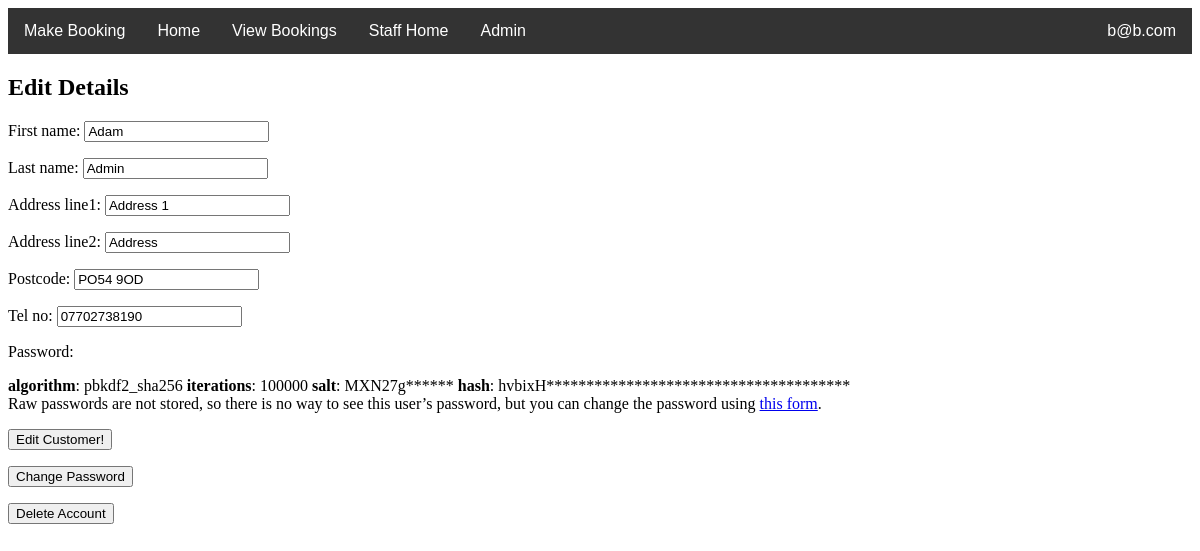
The page /ParkEasy/edit_form_customer/ (signed in) on the database its author committed.
### ParkEasy/models.py (models this page shows, shortened)
class Customer(AbstractUser):
    first_name = models.CharField(max_length=30, blank=False)
    last_name = models.CharField(max_length=150, blank=False)
    password = models.CharField(max_length=100, default="")
    email = models.EmailField(max_length=100, default="", unique=True)
    is_staff = models.BooleanField(
        default=False,
        help_text='Designates whether the user can log into this site.',
    )
    address_line1 = models.CharField(max_length=100)
    address_line2 = models.CharField(max_length=100)
    postcode_regex = RegexValidator(regex=r'([Gg][Ii][Rr] 0[Aa]{2})|((([A-Za-z][0-9]{1,2})|'
                                          r'(([A-Za-z][A-Ha-hJ-Yj-y][0-9]{1,2})|(([A-Za-z][0-9][A-Za-z])|([A-Za-z]'
                                          r'[A-Ha-hJ-Yj-y][0-9]?[A-Za-z]))))\s?[0-9][A-Za-z]{2})',
                                    message="postcode must be a valid uk postcode")
    postcode = models.CharField(max_length=16, validators=[postcode_regex])
    tel_no_regex = RegexValidator(regex=r'^\+?l?\d{9,15}$',
                                  message="Phone number must be entered in the format: '+999999999'. Up to 15 digits "
                                          "allowed.")
    tel_no = models.CharField(validators=[tel_no_regex], max_length=17)
    username = None
    USERNAME_FIELD = 'email'
    REQUIRED_FIELDS = []
    objects = UserManager()

### ParkEasy/views.py (the view)
# urls.py: path('edit_form_customer/', views.edit, name="edit"),
def edit(request):
    if request.method == 'POST':
        form = CustomerChangeFormCustomer(request.POST, instance=request.user)
        if form.is_valid():
            form.save()
            return redirect('home')
    else:
        form = CustomerChangeFormCustomer(instance=request.user)
    return render(request, 'ParkEasy/edit_form_customer.html', {'form': form})

### ParkEasy/forms.py (shortened to what this page needs)
class CustomerChangeFormCustomer(UserChangeForm):
    class Meta:
        model = Customer
        fields = ('first_name', 'last_name', 'address_line1', 'address_line2', 'postcode', 'tel_no', 'password')
        exclude = {'email', 'password1', 'password2'}

### ParkEasy/templatetags/has_group.py (called while the page is built)
@register.filter(name='has_group')
def has_group(user, group_name):
    group = Group.objects.get(name=group_name)
    return group in user.groups.all()

### templates/ParkEasy/edit_form_customer.html (shortened to what this page needs)
{% extends 'base.html' %}
{% block content %}
  <h2>Edit Details</h2>
  <form method="POST">
    {{ form.as_p }}
    <input type="submit" formmethod="post" Value="Edit Customer!">
  </form>
  <form action="{% url 'password-change'%}">
    <input type="submit" value="Change Password" />
  </form>
  <form action = "{% url 'delete-account'%}" method = "POST">
    <input type="submit" name="delete-account" formmethod="post" Value="Delete Account">
  </form>
{% endblock %}

### templates/base.html (shortened to what this page needs)
{% load static %}
{% load has_group %}
<link rel="stylesheet" type="text/css" href="{% static 'style.css' %}"/>
<html>
<head>
</head>
<body>
<div class="navbar">
    {% if user.is_authenticated %}
        <a href="{% url 'booking' %}">Make Booking</a>
    {% else %}
        <a href="{% url 'login' %}">login to Make Booking</a>
    {% endif %}
    <a href="{% url 'home' %}">Home</a>
    {% if user.is_authenticated %}
        <a href="{% url 'view-bookings' %}">View Bookings</a>
    {% endif %}
    {% if request.user|has_group:"Staff" or user.is_superuser %}
        <a href="{% url 'staff-home' %}">Staff Home</a>
    {% endif %}
    {% if user.is_superuser %}
        <a href="{% url 'admin:index' %}">Admin</a>
    {% endif %}
    <div class="dropdown" style="float:right;">
        <button class="dropbtn">{{ request.user.email }}
        </button>
    </div>
</div>
{% block content %}
{% endblock content %}
</body>
</html>

### ParkEasy/static/style.css (style rules this page uses)
.navbar { overflow: hidden; background-color: #333; font-family: Arial; }
.navbar a { float: left; font-size: 16px; color: white; text-align: center; padding: 14px 16px; text-decoration: none; }
.dropdown { float: left; overflow: hidden; }
.dropdown .dropbtn { font-size: 16px; border: none; outline: none; color: white; padding: 14px 16px; background-color: inherit; font-family: inherit; margin: 0; }

### rows shown on the page
Customer: user.email "b@b.com", first_name "Adam", last_name "Admin", address_line1 "Address 1", address_line2 "Address", postcode "PO54 9OD", tel_no "07702738190"
